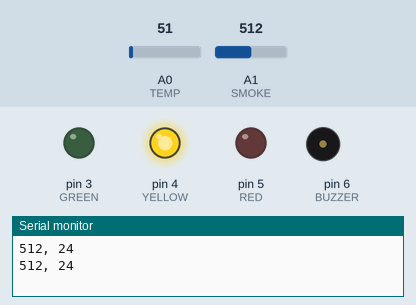
Bench run of a sketch on a simulated Arduino Uno, built with avr-gcc and run on an emulated ATmega328P. On the bench: output pins drawn as LEDs (lit = HIGH), buzzer (waves = sounding, pin HIGH), the last lines printed to the serial monitor. Dashed ring = blinking. The inputs (shaded band) are chosen by the test bench; at power-on: A1 (SMOKE) = 512, A0 (TEMP) = 51.

Above: at 1.2 s.
1.3 s: A1 (SMOKE) set to 489
At 2.5 s:
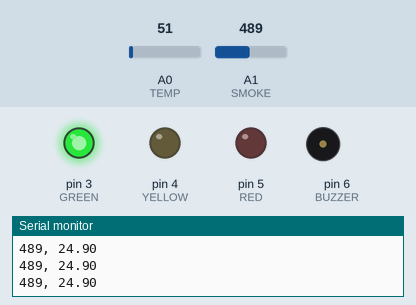
3.5 s: A0 (TEMP) set to 23
5.0 s: A0 (TEMP) set to 18
9.1 s: A1 (SMOKE) set to 510
At 10.0 s:
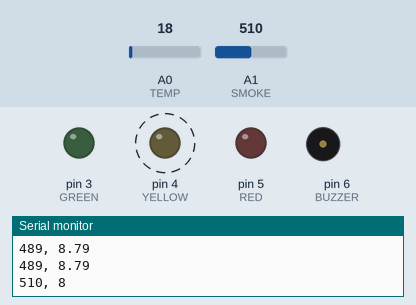
13.1 s: A1 (SMOKE) set to 490
At 14.1 s:
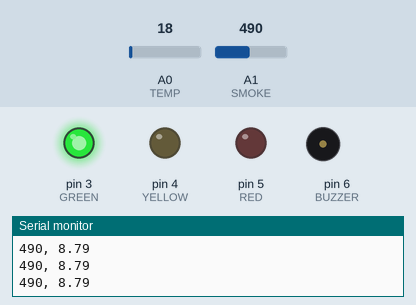
14.6 s: A1 (SMOKE) set to 511
At 15.0 s:
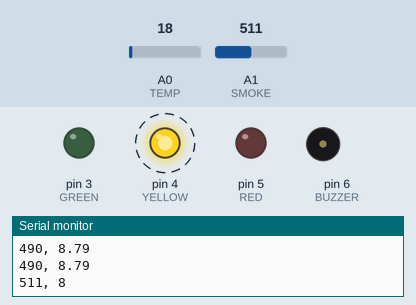
Timing chart, 0 to 19.6 s (numbered marks = the images above; inputs shaded):
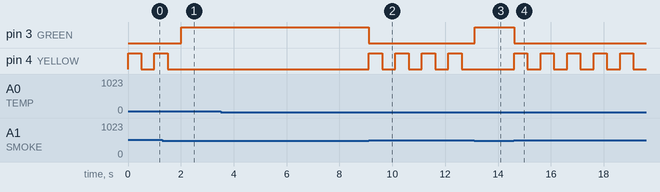

The sketch:

microProject.ino
```cpp
#define GREEN 3
#define YELLOW 4
#define RED 5
#define BUZZER 6
#define TEMP A0
#define SMOKE A1

#include<LiquidCrystal.h>
LiquidCrystal lcd(12,11,10,9,8,7);

void setup(){
    pinMode(RED, OUTPUT);
    pinMode(GREEN, OUTPUT);
    pinMode(YELLOW, OUTPUT);
    pinMode(BUZZER, OUTPUT);
    pinMode(SMOKE, INPUT);
    pinMode(TEMP, INPUT);
    Serial.begin(9600);
}

void loop(){
  float Temp = ((analogRead(TEMP)/1024.00)*5000)/10;
  if(analogRead(SMOKE)>=500 && Temp>=100.0){
      alert(analogRead(SMOKE),Temp);
      noTone(BUZZER);
  }else if(((analogRead(SMOKE)>=400 && analogRead(SMOKE)<500)
           &&(Temp>=90.0 && Temp<100.0))
           ||(analogRead(SMOKE)>=500 || Temp>=100.0)){
      semi_alert(analogRead(SMOKE),Temp);
  }
  else{
    Serial.print(analogRead(SMOKE));
    Serial.print(", ");
    Serial.println(Temp);
    lcd.setCursor(0,0);
    lcd.print("SAFE");
    digitalWrite(GREEN, HIGH);
    digitalWrite(RED, LOW);
    digitalWrite(YELLOW, LOW);
    digitalWrite(BUZZER, LOW);
  }
}

void alert(int A,int B){
    Serial.print(A);
    Serial.print(", ");
    Serial.println(B);
    lcd.setCursor(0,0);
    lcd.print("DANGER!!");
    digitalWrite(YELLOW, LOW);
    digitalWrite(GREEN, LOW);
    digitalWrite(RED, HIGH);
    tone(BUZZER, 500);
    delay(500);
    digitalWrite(RED, LOW);
    delay(500);
    digitalWrite(RED, HIGH);
    lcd.clear();
}

void semi_alert(int A,int B){
    Serial.print(A);
    Serial.print(", ");
    Serial.println(B);
    lcd.setCursor(0,0);
    lcd.print("WARNING!!");
    digitalWrite(RED, LOW);
    digitalWrite(BUZZER, LOW);
    digitalWrite(GREEN, LOW);
    digitalWrite(YELLOW, HIGH);
    delay(500);
    digitalWrite(YELLOW, LOW);
    delay(500);
    digitalWrite(YELLOW, HIGH);
    lcd.clear();
}
```

Measured:
- the behaviour switches between 500 and 499 on A1 (SMOKE) (found by bisection; images 0 and 1)
- after the input at 1.3 s, pin 3 (GREEN): LOW → HIGH after 0.71 s; pin 4 (YELLOW): goes on until 1.5 s, then stays LOW
- after the input at 9.1 s, pin 3 (GREEN): HIGH → LOW at once; pin 4 (YELLOW): alternates HIGH for 0.50 s and LOW for 0.50 s, starting at once
- after the input at 13.1 s, pin 3 (GREEN): LOW → HIGH at once; pin 4 (YELLOW): stays LOW (without the input it goes to HIGH after 0.02 s)
- after the input at 14.6 s, pin 3 (GREEN): HIGH → LOW at once; pin 4 (YELLOW): alternates HIGH for 0.50 s and LOW for 0.50 s, starting at once
